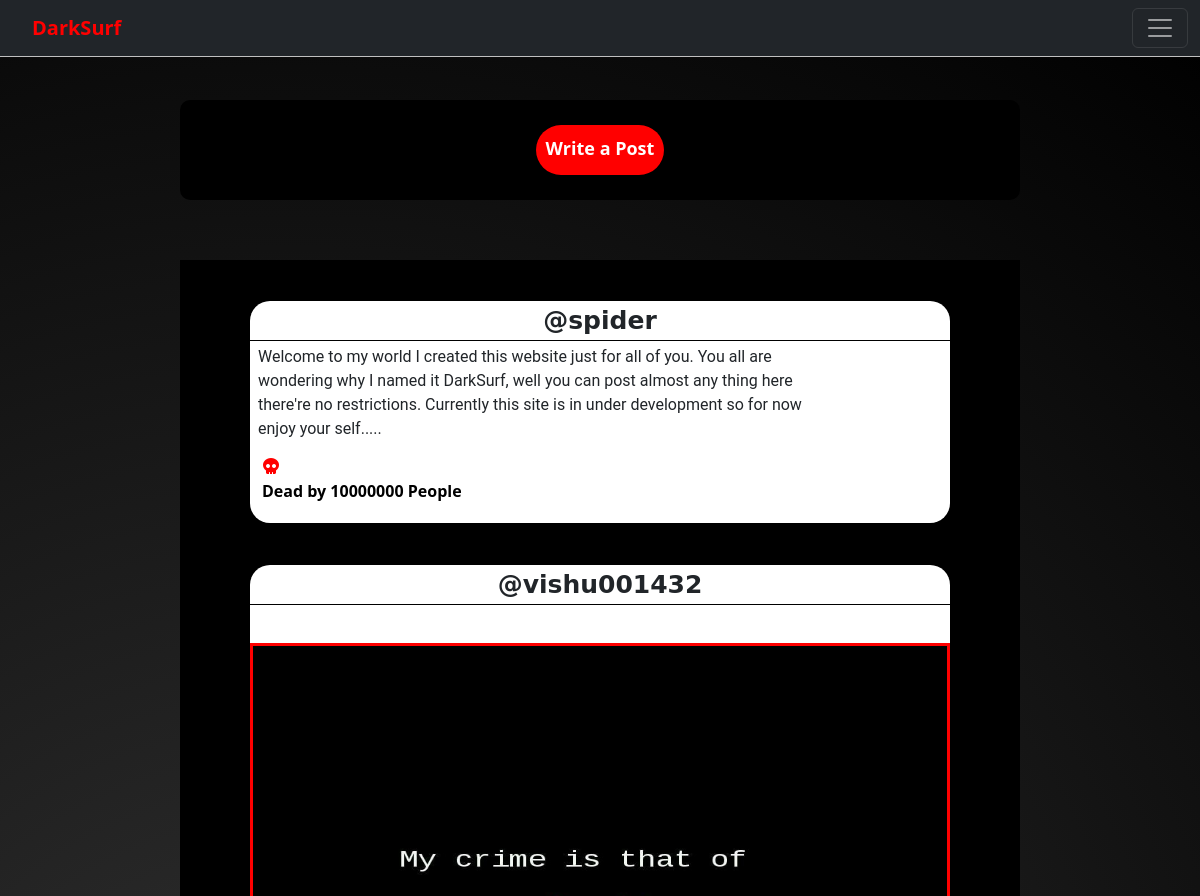
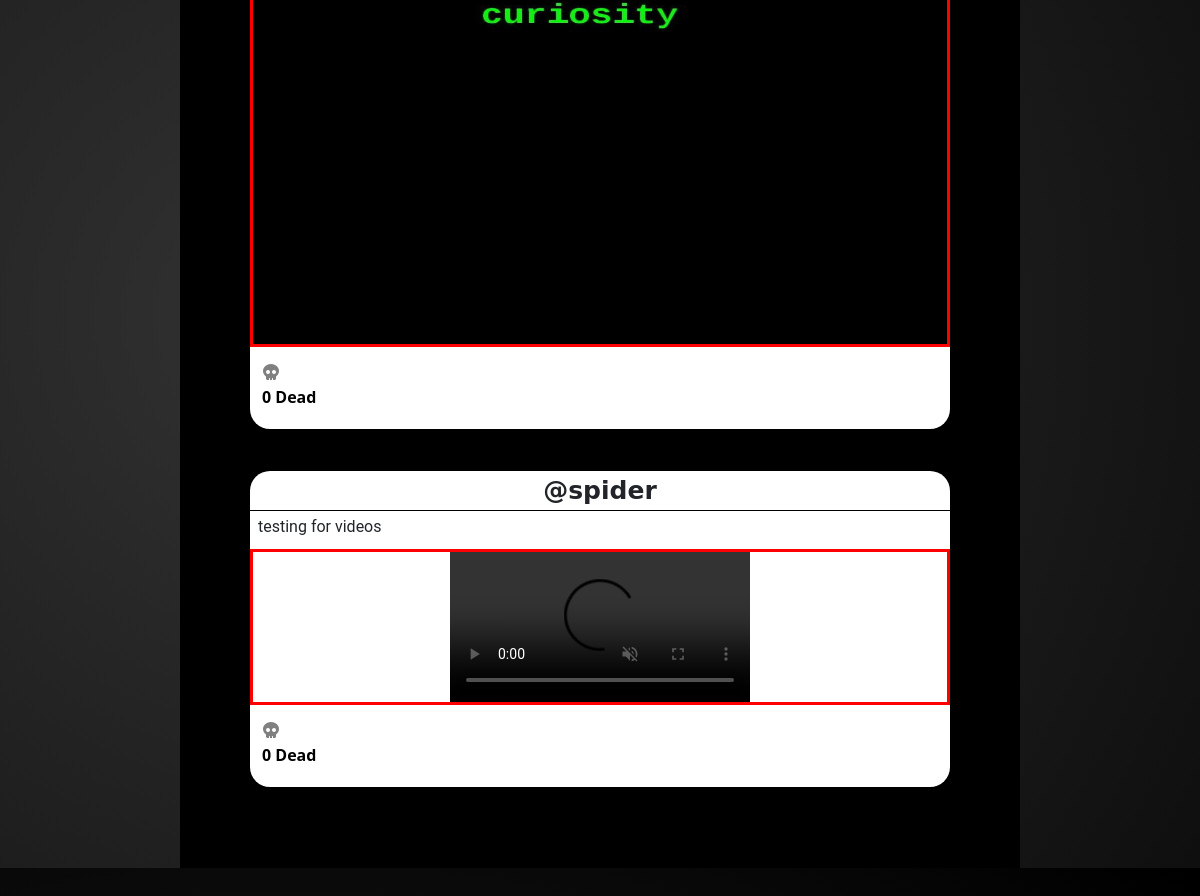
The page /posts/ (signed in) on the database its author committed (2 pictures, top to bottom).
### social/models.py (models this page shows, shortened)
class Post(models.Model):
    id = models.UUIDField(primary_key=True, default=uuid.uuid4)
    user = models.CharField(max_length=100)
    image = models.FileField(upload_to='user_posts')
    write = models.TextField()
    created_at = models.DateTimeField(default=datetime.now)
    no_of_likes = models.IntegerField(default=0)
    def media_type_(self):
        type_tuple = guess_type(self.image.url, strict=True)
        if type_tuple[0].__contains__("image"):
            return "image"
        elif type_tuple[0].__contains__("video"):
            return "video"

### social/views.py (the view)
# urls.py: path('posts/', views.posts, name='posts'),
@login_required(login_url='login')
def posts(request):
    posts = Post.objects.all()
    return render(request, 'Html/posts.html',{'posts': posts})

### templates/Html/posts.html (shortened to what this page needs)
<!DOCTYPE html>
<html lang="en">
<head>
    {% load static %}
    <link rel="stylesheet" href={% static 'css/posts.css' %}>
    <link href="https://cdn.jsdelivr.net/npm/bootstrap@5.2.2/dist/css/bootstrap.min.css" rel="stylesheet"
>
</head>
<body style="background: radial-gradient(circle at 24.1% 68.8%, rgb(50, 50, 50) 0%, rgb(0, 0, 0) 99.4%);">
<nav style="border-bottom: 1px solid silver" class="navbar navbar-dark bg-dark fixed-top">
    <div class="container-fluid">
        <a class="navbar-brand" style="color: red; font-weight: bolder; margin-left: 20px" href="#">DarkSurf</a>
        <button class="navbar-toggler" type="button" data-bs-toggle="offcanvas" data-bs-target="#offcanvasDarkNavbar"
                aria-controls="offcanvasDarkNavbar">
            <span class="navbar-toggler-icon"></span>
        </button>
    </div>
</nav>
<section class="main1">
    <div class="upload-wrapper">
        <div class="blank">
        </div>
        <div class="upload-field">
            <button id="upload-text" name="upload-post-text" class="upload-text">Write a Post</button>
        </div>
        <div class="news"></div>
    </div>
</section>
{% for post in posts %}
    <section class="main" window.onload()>
        <div id="windows-container" class="window-container">
            <header class="header-username">
                <div class="display-username">@{{ post.user }}</div>
            </header>
            <div id="user-content" class="user-content">{{ post.write }}</div>
            {% if post.image %}
                {% if post.media_type_ == "image" %}
                    <div class="post-update">
                        <a href="{{ post.image.url }}"> <img class="user-post" src="{{ post.image.url }}">
                        </a>
                    </div>
                {% elif post.media_type_ == "video" %}
                    <div class="post-update-video"><a href="{{ post.image.url }}">
                        <video id="videoId" class="user-video" controls autoplay muted>
                            <source src="{{ post.image.url }}">
                        </video></a>
                    </div>
                {% endif %}
            {% endif %}
            <footer class="footer-post">
                <div class="footer-post-container">
                    <a href="/like-post?post_id={{ post.id }}">
                        <button id="btn-skull" class="btn-skull"><i class="fas fa-skull"></i></button>
                </div>
                <div class="like-post">
                    {% if post.no_of_likes == 0 %}
                        <a class="like-post-count">0 Dead</a>
                    {% elif post.no_of_likes == 1 %}
                        <a class="like-post-count">Dead by {{ post.no_of_likes }} Person</a>
                    {% else %}
                        <a class="like-post-count">Dead by {{ post.no_of_likes }} People</a>
                    {% endif %}
                </div>
            </footer>
        </div>
    </section>
{% endfor %}
</body>
</html>

### static/css/posts.css (style rules this page uses)
* { box-sizing: border-box; }
.main1 { width: 100%; padding: 40px 0; display: flex; justify-content: center; margin-top: 50px; }
.upload-wrapper { width: 100%; max-width: 1300px; display: grid; grid-template-columns:auto auto auto; grid-gap: 10px; }
.blank { display: flex; flex-direction: column; height: 100px; }
.news { display: flex; flex-direction: column; height: 100px; }
.upload-field { border-radius: 10px; display: flex; height: 100px; background-color: black; }
.upload-text { display: flex; flex-direction: column; background-color: white; height: 50px; margin: auto; border-radius: 30px; border: none; padding: 10px; outline: none; font-size: 18px; background-color: red; color: white; font-weight: bold; min-width: 100px; }
.header-username { display: flex; height: 40px; border-bottom: 1px solid black; }
.user-content { width: 100%; max-width: 590px; overflow-wrap: break-word; outline: none; resize: none; border: none; user-input: none; min-height: 30px; max-width: 550px; margin: 4px 40px 4px 8px; font-family: "Roboto", "Lucida Grande", Verdana, Arial, sans-serif; }
.display-username { display: flex; justify-content: center; align-items: center; margin: auto; font-size: 25px; font-weight: bold; font-family: "DejaVu Sans"; }
.post-update { width: 100%; height: 50px; min-height: 600px; background-position: center center; border: 3px solid red; }
img { width: 100%; height: 100%; }
.main { width: 50%; padding: 40px 0; display: flex; justify-content: center; border: 1px solid black; height: auto; margin: auto; background-color: black; }
.window-container { min-height: 120px; max-height: 2000px; width: 700px; min-width: 200px; background: white; border-radius: 20px; }
.footer-post { min-height: 50px; }
.footer-post-container { margin-top: 12px; margin-left: 7px; }
.btn-skull { background: none; border: none; outline: none; color: grey; }
.like-post { margin-bottom: 20px; margin-left: 12px; }
.like-post-count { font-weight: bolder; text-decoration: none; color: black; }
.post-update-video { width: 100%; min-width: 200px; height: auto; border: 3px solid red; min-height: 100px; }
video { display: flex; margin: auto; justify-content: center; }
@media (max-width: 1400px) { .main1 { margin-top: -40px; } }
@media (max-width: 1400px) { .window-container { margin-bottom: 40px; min-width: 400px; } }
@media (max-width: 1400px) { .upload-wrapper { display: block; width: 70%; } }
@media (max-width: 1400px) { .main { margin-top: -80px; width: 70% } }

### rows shown on the page
Post: user "spider", write "Welcome to my world I created this website just for all of you. You all are wondering why I named it DarkSurf, well you can post almost any thing here there're no restrictions. Currently this site is in under development so for now enjoy your self.....", no_of_likes "10000000"
Post: user "vishu001432", image (picture), no_of_likes "0 Dead"
Post: user "spider", write "testing for videos", no_of_likes "0 Dead"
